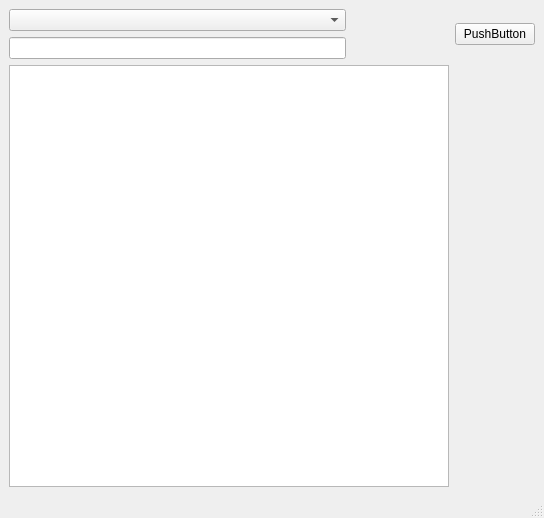
<?xml version="1.0" encoding="UTF-8"?>
<ui version="4.0">
 <class>MainWindow</class>
 <widget class="QMainWindow" name="MainWindow">
  <property name="geometry">
   <rect>
    <x>0</x>
    <y>0</y>
    <width>544</width>
    <height>518</height>
   </rect>
  </property>
  <property name="windowTitle">
   <string>MainWindow</string>
  </property>
  <widget class="QWidget" name="centralwidget">
   <layout class="QGridLayout" name="gridLayout_2">
    <item row="0" column="0">
     <layout class="QGridLayout" name="gridLayout">
      <item row="1" column="1" rowspan="2">
       <widget class="QPushButton" name="pushButton">
        <property name="text">
         <string>PushButton</string>
        </property>
       </widget>
      </item>
      <item row="2" column="0">
       <widget class="QLineEdit" name="lineEdit">
        <property name="maximumSize">
         <size>
          <width>337</width>
          <height>16777215</height>
         </size>
        </property>
       </widget>
      </item>
      <item row="1" column="0">
       <widget class="QComboBox" name="comboBox">
        <property name="maximumSize">
         <size>
          <width>337</width>
          <height>16777215</height>
         </size>
        </property>
       </widget>
      </item>
      <item row="3" column="0">
       <widget class="QTableWidget" name="tableWidget"/>
      </item>
     </layout>
    </item>
   </layout>
  </widget>
  <widget class="QMenuBar" name="menubar">
   <property name="geometry">
    <rect>
     <x>0</x>
     <y>0</y>
     <width>544</width>
     <height>20</height>
    </rect>
   </property>
  </widget>
  <widget class="QStatusBar" name="statusbar"/>
 </widget>
 <resources/>
 <connections/>
</ui>
